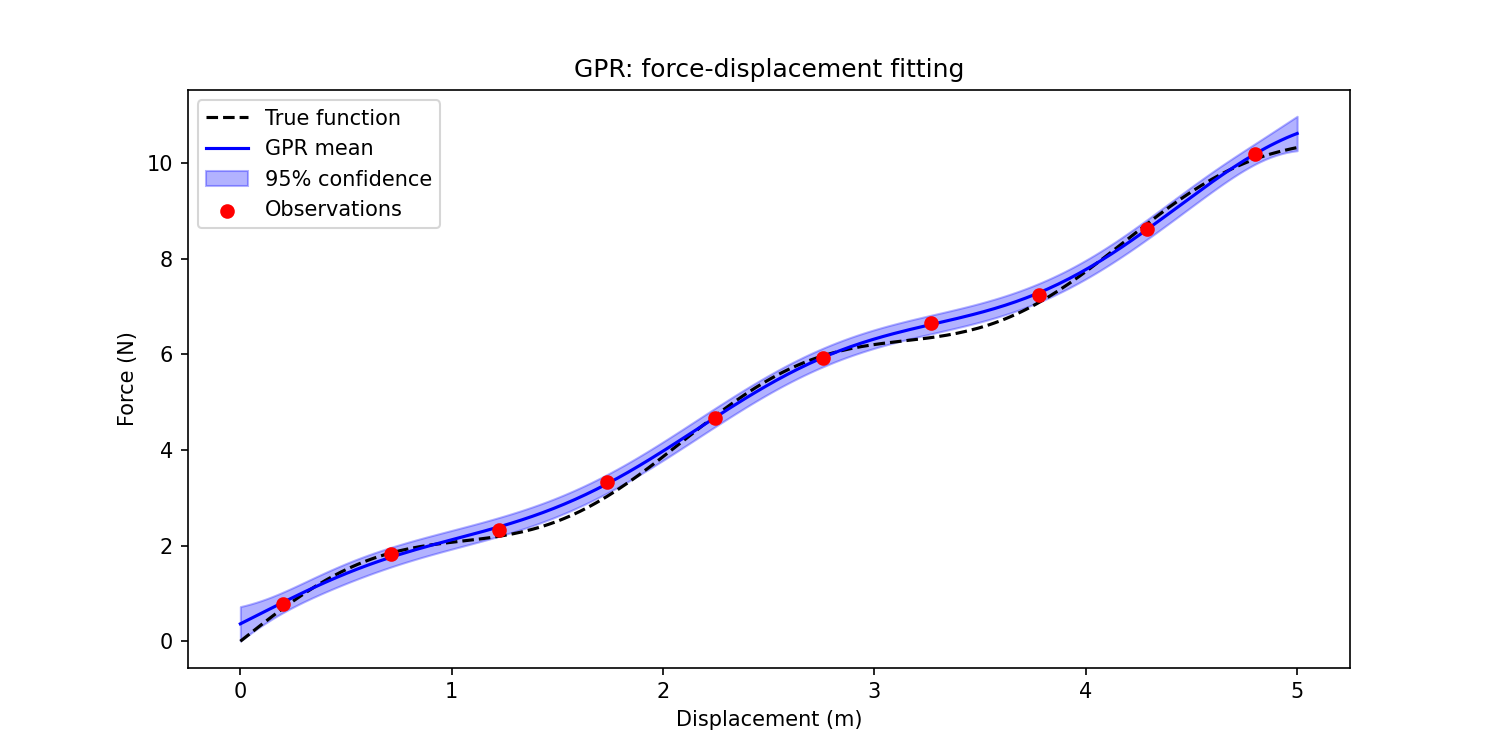

Write Python code to recreate this figure.
import numpy as np
import matplotlib.pyplot as plt
from sklearn.gaussian_process import GaussianProcessRegressor
from sklearn.gaussian_process.kernels import RBF, WhiteKernel

# ── 真实函数（假装不知道）───────────────────────────
def true_force(x):
    return 2.0 * x + 0.5 * np.sin(3 * x)  # 模拟橡皮筋的非线性力-位移关系

# ── 采样几个观测点（模拟机械臂采集的数据）──────────
np.random.seed(42)
X_train = np.linspace(0.2, 4.8, 10).reshape(-1, 1)
y_train = true_force(X_train.flatten()) + np.random.normal(0, 0.2, len(X_train))

# ── 定义 GPR 模型 ────────────────────────────────────
kernel = RBF(length_scale=1.0, length_scale_bounds=(1e-2, 10.0)) + WhiteKernel(noise_level=0.1, noise_level_bounds=(1e-5, 1.0))
gpr = GaussianProcessRegressor(kernel=kernel, n_restarts_optimizer=10, normalize_y=True)

# ── 用观测数据训练 ───────────────────────────────────
gpr.fit(X_train, y_train)

# ── 在新点上预测 ─────────────────────────────────────
X_test = np.linspace(0, 5, 200).reshape(-1, 1)
mu, sigma = gpr.predict(X_test, return_std=True)

# ── 画图 ─────────────────────────────────────────────
plt.figure(figsize=(10, 5))

# 真实函数
plt.plot(X_test, true_force(X_test), 'k--', label='True function')

# GPR 预测均值
plt.plot(X_test, mu, 'b-', label='GPR mean')

# 置信区间：均值 ± 2倍标准差（约95%置信区间）
plt.fill_between(X_test.flatten(),
                 mu - 2 * sigma,
                 mu + 2 * sigma,
                 alpha=0.3, color='blue', label='95% confidence')

# 观测数据点
plt.scatter(X_train, y_train, c='red', zorder=5, label='Observations')

plt.xlabel('Displacement (m)')
plt.ylabel('Force (N)')
plt.legend()
plt.title('GPR: force-displacement fitting')
plt.savefig('gpr_demo.png', dpi=150)
plt.show()
